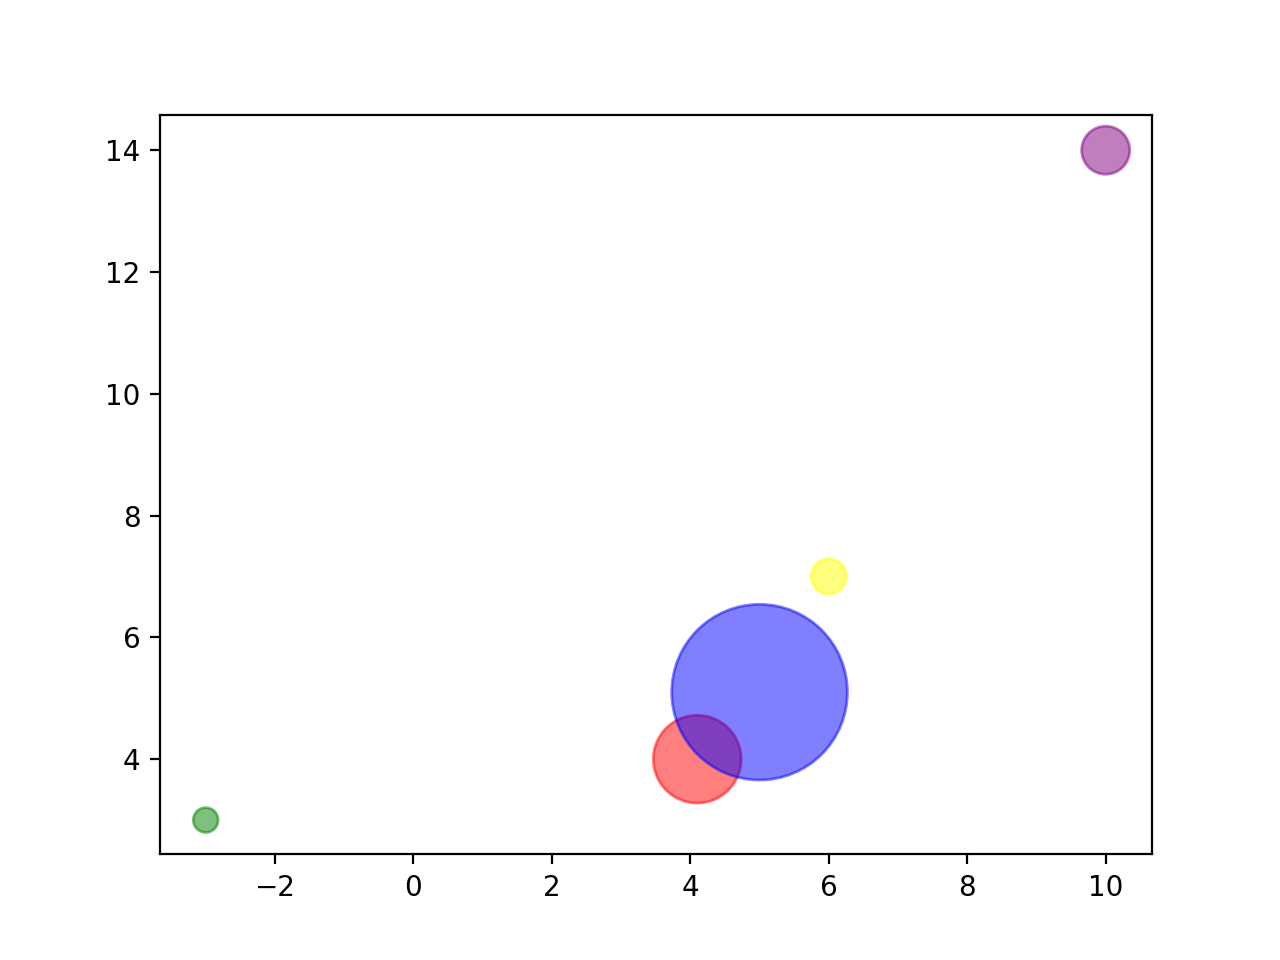

Write Python code to recreate this figure.
# file name: scatter_size.py
import matplotlib.pyplot as plt
import numpy as np
x=np.array([4.1,5,10,6,-3])
y=np.array([4,5.1,14,7,3])
oursize=np.array([100,400,30,16,8])
ourcolor=['red','blue', 'purple','yellow','green']
plt.scatter(x,y,s=10*oursize,c=ourcolor, alpha=0.5) # alpha changes the opacity of the colors,
#it varies from zero to one. # "s" referes to the size, and can also be written "size", "c" refers to color and
# can be written "color" as well.
plt.show()
